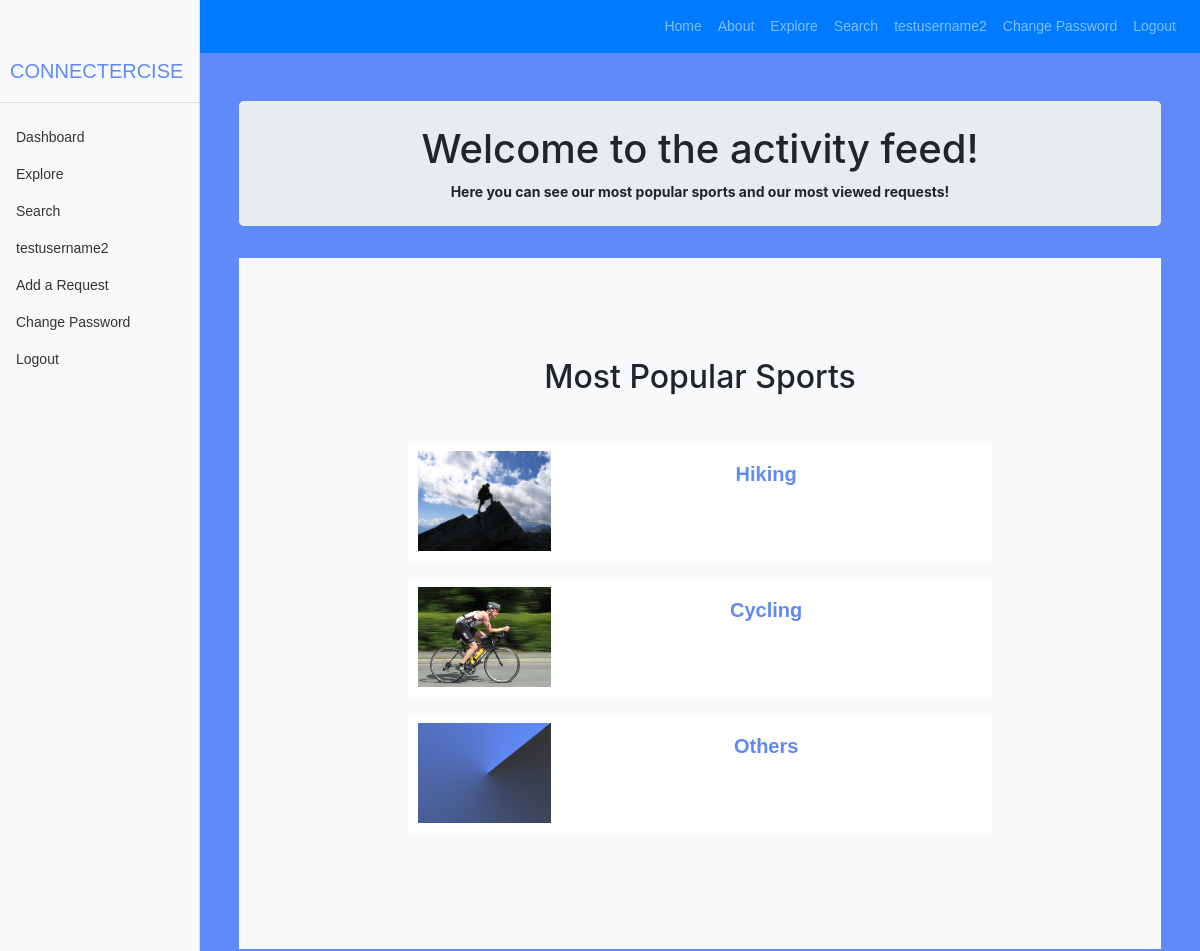
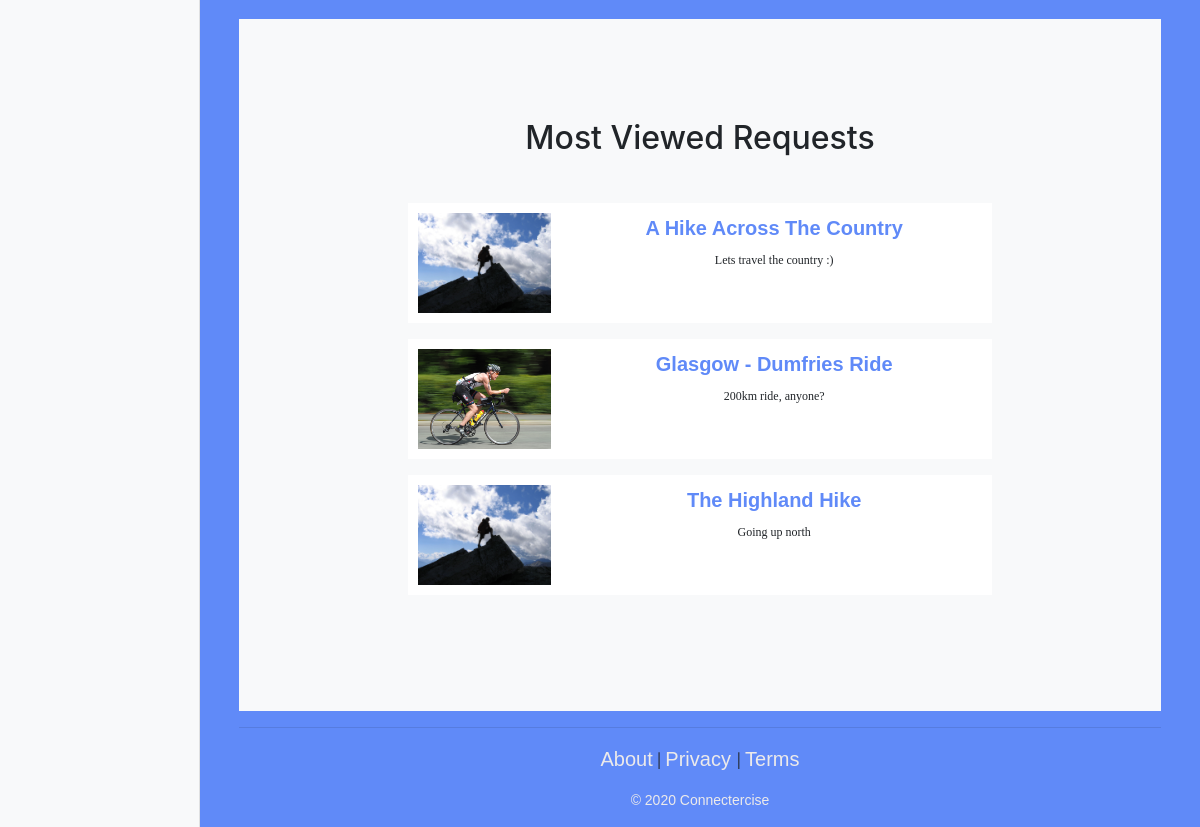
Screenshot of /explore/ (signed in) with the database file from the repository (2 pictures, top to bottom).
### connectercise/models.py (models this page shows, shortened)
class Sport(models.Model):
    name = models.CharField(max_length=128, unique=True)
    slug = models.SlugField(unique=True)
    picture = models.ImageField(upload_to='sports', default='sports/default.jpg')

class SportRequest(models.Model):
    sport = models.ForeignKey(Sport, on_delete=models.CASCADE)
    title = models.CharField(max_length=128)
    views = models.IntegerField(default=0)
    slug = models.SlugField(unique=True)
    request_id = models.CharField(max_length=128,primary_key=True)
    suggested_date = models.DateField(null=True, blank=True, help_text='MM/DD/YY (optional HH:MM)')
    location = models.CharField(max_length=512)
    creator = models.ForeignKey(User, on_delete=models.CASCADE)
    desc = models.CharField(max_length=1024)
    completed = models.BooleanField(default=False)
    picture = models.ImageField(upload_to='requests', blank=True)

### connectercise/views.py (the view)
# urls.py: path('explore/', views.explore, name='explore'),
def explore(request):
    sport_list = Sport.objects.all()[:5]
    request_list = SportRequest.objects.order_by('-views')[:5]
    context_dict = {}
    context_dict['sports'] = sport_list
    context_dict['requests'] = request_list
    return render(request, 'connectercise/explore.html', context=context_dict)

### templates/connectercise/explore.html (shortened to what this page needs)
{% extends 'connectercise/base.html' %}
{% load static %}
{% block body_block %}
<div class="container text-center">
    <div class="jumbotron p-4">
        <div class="container">
            <h1 class="activity">Welcome to the activity feed!</h1>
            <div>
            <strong class="activity">Here you can see our most popular sports and our most viewed requests!</strong>
            </div>
        </div>
    </div>
</div>
<div class="container text-center">
    <section id="requests" class="bg-light">
    <div class="container">
        <div class="row">
            <div class="col-lg-8 mx-auto">
            <h2>Most Popular Sports</h2><br>
                        <p class="card-text">
                        {% if sports %}
                        {% for s in sports %}
                        <ul class="list">
                            <li class="list">
                            <img class="list" src="{{ s.picture.url }}" />
                            <h3 class="list"><a class="nav-link active" href = "{% url 'connectercise:show_sport' s.slug %}">
                            {{ s.name }}</a></h3>
                            </li>
                        </ul>
                        {% endfor %}
                    {% else %}
                        <li class="nav-item">There are no sports present.</li>
                    {% endif %}
                    </p>
            </div>
        </div>
    </div>
    </section>
    <br>
    <section id="requests" class="bg-light">
    <div class="container">
        <div class="row">
            <div class="col-lg-8 mx-auto">
            <h2>Most Viewed Requests</h2><br>
                        <p class="card-text">
                        {% if requests %}
                            {% for r in requests %}
                            {% if r.completed == False %}
                            <ul class="list">
                                <li class="list">
                                {% if r.picture %}
                                <img class="list" src="{{ r.picture.url }}" />
                                {% else %}
                                <img class="list" src="{{ r.sport.picture.url }}" />
                                {% endif %}
                                <h3 class="list"><a href="{% url 'connectercise:show_request' r.sport.slug r.slug %}">
                                {{ r.title }}</a></h3>
                                <p class="list">{{ r.desc }}</p>
                                </li>
                            </ul>
                                {% endif %}
                            {% endfor %}
                        {% else %}
                            <li class="nav-item">There are no requests present.</li>
                        {% endif %}
                        </p>
            </div>
        </div>
    </div>
    </section>
</div>
{% endblock %}

### templates/connectercise/base.html (shortened to what this page needs)
<!DOCTYPE html>
{% load static %}
{% load connectercise_template_tags %}
<html lang="en">
    <head>
    <link href="{% static 'vendor/bootstrap/css/bootstrap.min.css' %}" rel="stylesheet">
    <link href="{% static 'css/dashboard.css' %}" rel="stylesheet">
    <link rel="stylesheet" href="https://cdnjs.cloudflare.com/ajax/libs/font-awesome/4.7.0/css/font-awesome.min.css">
    <link href="{% static 'css/scrolling-nav.css' %}" rel="stylesheet">
    </head>
    <body>
    <nav class="navbar navbar-expand-md navbar-dark bg-primary">
    <a style="color: rgb(236, 234, 234);" class="logo" href="{% url 'connectercise:index' %}">
        <span class="menu-collapsed">CONNECTERCISE</span>
    </a>
    <div class="collapse navbar-collapse" id="navbarNavDropdown">
        <ul class="navbar-nav ml-auto">
            <li class="nav-item">
                <a class="nav-link" href="{% url 'connectercise:index' %}">Home</a>
            </li>
            <li class="nav-item">
                <a class="nav-link" href="{% url 'connectercise:about' %}">About</a>
            </li>
            <li class="nav-item">
                <a class="nav-link" href="{% url 'connectercise:explore' %}">Explore</a>
            </li>
            <li class="nav-item">
                <a class="nav-link" href="{% url 'connectercise:search' %}">Search</a>
            </li>
            {% if user.is_authenticated %}
            <li class="nav-item">
                <a class="nav-link" href="{% url 'connectercise:show_user' user.username %}">{{ user.username }}</a>
            </li>
            <li class="nav-item">
                <a class="nav-link" href="{% url 'auth_password_change' %}">Change Password</a>
            </li>
             <li class="nav-item">
                <a class="nav-link" href="{% url 'auth_logout' %}?next={% url 'connectercise:index' %}">Logout</a>
            </li>
            {% else %}
             <li class="nav-item">
                <a class="nav-link" href="{% url 'auth_login' %}">Login</a>
            </li>
            {% endif %}
        </ul>
    </div>
</nav>
        {% if user.is_authenticated %}
        <div class="container-fluid">
            <div class="row">
                <nav class="col-md-2 d-none d-md-block bg-light sidebar">
                    <div class="wrapper">
                    <div class="sidebar-sticky">
                        <ul class="nav flex-column">
                        <a class="logo" href="{% url 'connectercise:index' %}">
                            <span style="margin-left:5%" class="menu-collapsed">CONNECTERCISE</span>
                        </a>
                        <hr>
                            <ul class="nav flex-column">
                                <li class="nav-item">
                                    <a class="nav-link" href="{% url 'connectercise:index' %}">
                                    Dashboard <span class="sr-only">(current)</span>
                                    </a>
                                </li>
                                <li class="nav-item">
                                    <a class="nav-link" href="{% url 'connectercise:explore' %}">
                                    Explore
                                    </a>
                                </li>
                                <li class="nav-item">
                                    <a class="nav-link" href="{% url 'connectercise:search' %}">
                                    Search
                                    </a>
                                </li>
                                {% if user.is_authenticated %}
                                <li class="nav-item">
                                    <a class="nav-link" href="{% url 'connectercise:show_user' user.username %}">
                                    {{ user.username }}
                                    </a>
                                </li>
                                <li class="nav-item">
                                    <a class="nav-link" href="{% url 'connectercise:add_request' %}">
                                    Add a Request
                                    </a>
                                </li>
                                <li class="nav-item">
                                    <a class="nav-link" href="{% url 'auth_password_change' %}">
                                    Change Password
                                    </a>
                                </li>
                                <li class="nav-item">
                                    <a class="nav-link" href="{% url 'auth_logout' %}?next={% url 'connectercise:index' %}">
                                    Logout
                                    </a>
                                </li>
                                {% endif %}
                            </ul>
                        </ul>
                    </div>
                    </div>
                </nav>
                <main role="main" class="col-md-9  ml-sm-auto col-lg-10 px-4">
            {% else %}
            <div class="container text-center">
            <main role="main" class="col-lg-8 mx-auto">
            {% endif %}
                    {% block body_block %}
                    {% endblock %}
            <div class="container text-center"
            <footer>
                <hr>
                    <a class="footer" href="{% url 'connectercise:about' %}">About</a> | <a class="footer" href="{% url 'connectercise:privacy_policy' %}">Privacy </a> | <a class="footer" href="{% url 'connectercise:terms_of_service' %}">Terms</a></p>
                    <p class="footer">&copy; 2020 Connectercise
            </div>
            </main>
            {% if user.is_authenticated %}
            </div>
            {% endif %}
        </div>
    </body>
</html>

### static/css/dashboard.css (style rules this page uses)
body { font-size: .875rem; background-color: #608AF8; }
.sidebar { position: fixed; top: 0; bottom: 0; left: 0; z-index: 100; padding: 48px 0 0; box-shadow: inset -1px 0 0 rgba(0, 0, 0, .1); }
a.logo { color: #608AF8; font-family: helvetica; font-size: 20px; text-decoration: none; }
a { color: #608AF8; font-family: helvetica; }
a.footer { color: rgb(236, 234, 234); font-family: helvetica; font-size: 20px; text-decoration: none; }
p.footer { color: rgb(236, 234, 234); font-family: helvetica; text-decoration: none; }
.sidebar-sticky { position: relative; top: 0; height: calc(100vh - 48px); padding-top: .5rem; overflow-x: hidden; overflow-y: auto; }
.sidebar .nav-link { font-weight: 500; color: #333; }
[role="main"] { padding-top: 133px; }
@media (min-width: 768px) { [role="main"] { padding-top: 48px; } }
ul.list { list-style-type: none; position: relative; background: rgb(255, 255, 255); width: 500px; }
h3.list { font: bold 20px/1.5 Helvetica, Verdana, sans-serif; }
li img.list { float: left; margin: 0 15px 0 0; background: rgb(255, 255, 255); max-height: 200px; }
li p.list { font: 200 12px/1.5 Georgia, Times New Roman, serif; }
li.list { padding: 10px; overflow: auto; }
* { box-sizing: border-box; }

### static/css/scrolling-nav.css (style rules this page uses)
section { padding: 100px 0; }
* { margin: 0; padding: 0; }
ul.list { list-style-type: none; width: 100%; }
h3.list { font: bold 20px/1.5 Helvetica, Verdana, sans-serif; }
li img.list { float: left; margin: 0 15px 0 0; max-height: 100px; }
li p.list { font: 200 12px/1.5 Georgia, Times New Roman, serif; }
li.list { padding: 10px; overflow: auto; }

### rows the page displays
Sport: picture (picture), name "Hiking"
Sport: picture (picture), name "Cycling"
Sport: picture (placeholder picture), name "Others"
SportRequest: sport.picture (picture), title "A Hike Across The Country", desc "Lets travel the country :)"
SportRequest: sport.picture (picture), title "Glasgow - Dumfries Ride", desc "200km ride, anyone?"
SportRequest: sport.picture (picture), title "The Highland Hike", desc "Going up north"

### other values shown
{{ user.username }} "testusername2"
